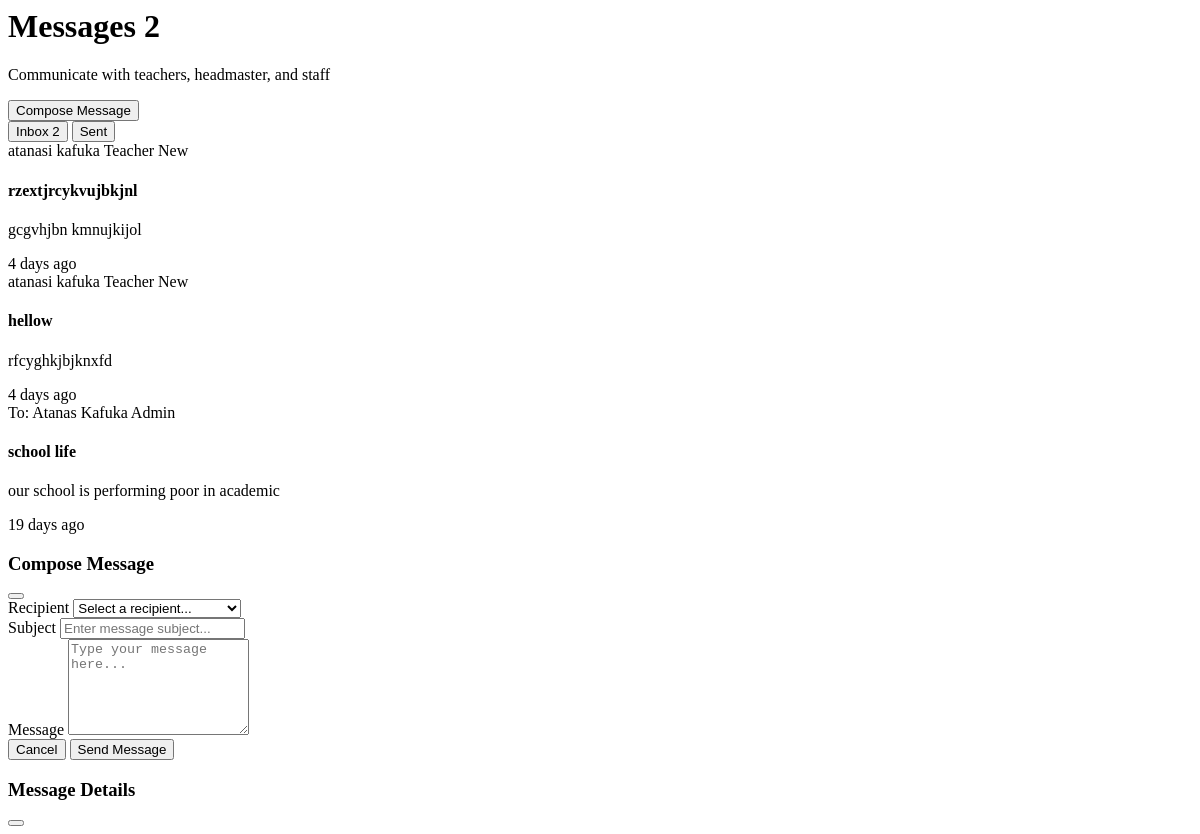
Page /student/messages/ (signed in) on the earlier database version.
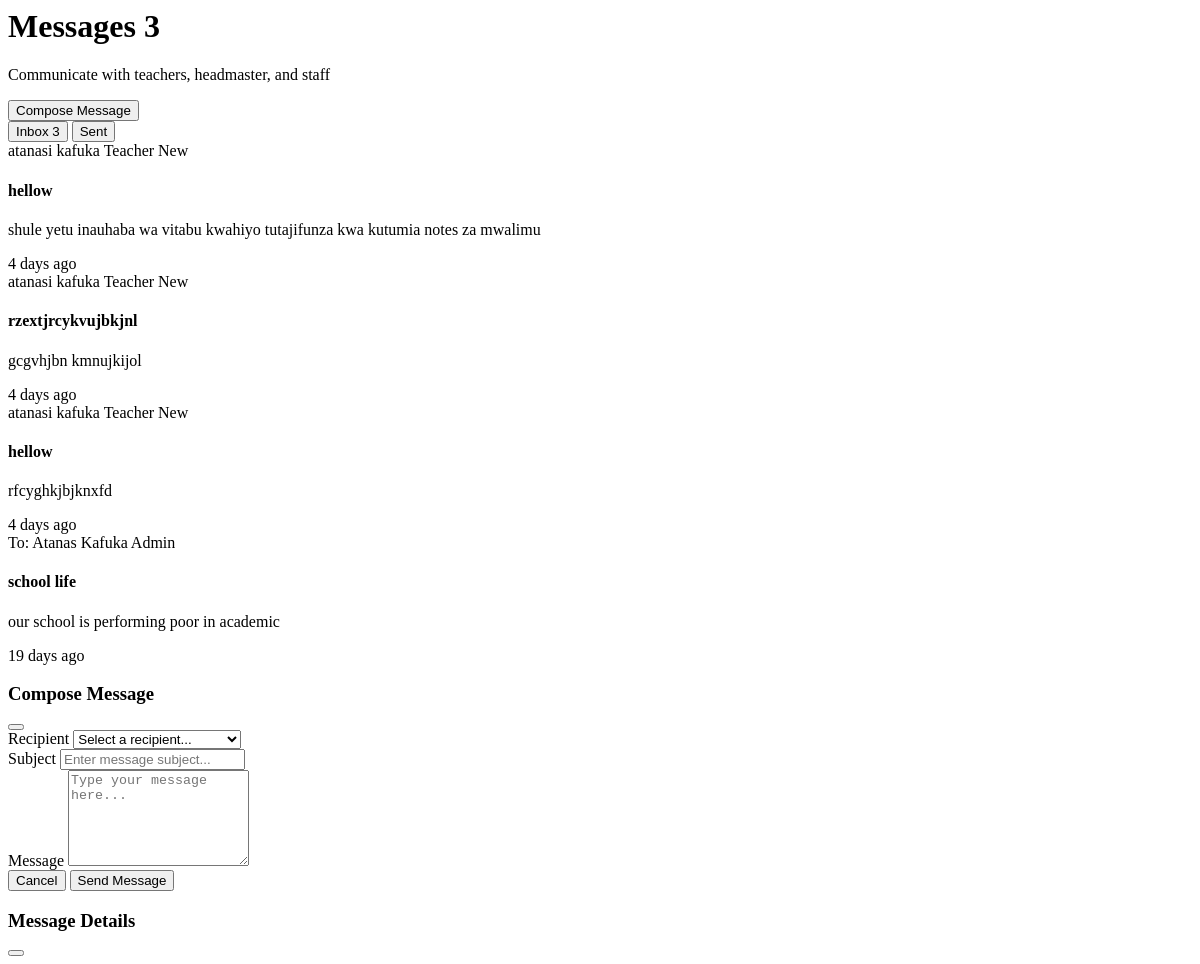
Same page on the later database version.
### core/models.py (models this page shows, shortened)
class Message(models.Model):
    sender = models.ForeignKey(User, related_name='sent_messages', on_delete=models.CASCADE)
    recipient = models.ForeignKey(User, related_name='received_messages', on_delete=models.CASCADE)
    subject = models.CharField(max_length=MAX_TITLE_LENGTH)
    body = models.TextField()
    sent_at = models.DateTimeField(auto_now_add=True)
    is_read = models.BooleanField(default=False)

### core/views.py (the view, shortened to what this page needs)
# urls.py: path('student/messages/', views.student_messages, name='student_messages'),
@login_required
@user_passes_test(is_student)
def student_messages(request):
    try:
        student = request.user.student_profile
    except StudentProfile.DoesNotExist:
        return redirect('student_dashboard')
    received_messages = Message.objects.filter(
        recipient=request.user
    ).select_related('sender').order_by('-sent_at')
    sent_messages = Message.objects.filter(
        sender=request.user
    ).select_related('recipient').order_by('-sent_at')
    unread_count = received_messages.filter(is_read=False).count()
    total_messages = received_messages.count() + sent_messages.count()
    for message in received_messages:
        message.days_ago = (timezone.now().date() - message.sent_at.date()).days
        message.is_recent = message.sent_at.date() >= timezone.now().date() - timezone.timedelta(days=7)
        message.sender_name = message.sender.get_full_name() or message.sender.username
        message.sender_role = 'Teacher' if message.sender.role == 'teacher' else ('Headmaster' if message.sender.role == 'headmaster' else ('Admin' if message.sender.role == 'admin' else 'Staff'))
    for message in sent_messages:
        message.days_ago = (timezone.now().date() - message.sent_at.date()).days
        message.is_recent = message.sent_at.date() >= timezone.now().date() - timezone.timedelta(days=7)
        message.recipient_name = message.recipient.get_full_name() or message.recipient.username
        message.recipient_role = 'Teacher' if message.recipient.role == 'teacher' else ('Headmaster' if message.recipient.role == 'headmaster' else ('Admin' if message.recipient.role == 'admin' else 'Staff'))
    from .models import User
    potential_recipients = User.objects.filter(
        Q(role='teacher') | Q(role='headmaster') | Q(role='admin')
    ).exclude(id=request.user.id).order_by('first_name', 'last_name')
    today = timezone.now().date()
    yesterday = today - timezone.timedelta(days=1)
    context = {
        'student': student,
        'received_messages': received_messages,
        'sent_messages': sent_messages,
        'unread_count': unread_count,
        'total_messages': total_messages,
        'potential_recipients': potential_recipients,
        'today': today,
        'yesterday': yesterday,
    }
    return render(request, 'core/student_parts/messages.html', context)

### core/utils.py (called while the page is built)
def is_student(user):
    return hasattr(user, 'student_profile')

### templates/core/student_parts/messages.html (shortened to what the changed rows need)
<div class="space-y-8">
    <div class="flex justify-between items-center">
        <div>
            <h1 class="text-3xl font-bold text-gray-900 flex items-center">
                Messages
                {% if unread_count > 0 %}
                <span class="ml-3 px-2 py-1 bg-red-500 text-white text-xs rounded-full">{{ unread_count }}</span>
                {% endif %}
            </h1>
        </div>
    </div>
    <div class="bg-white rounded-lg shadow border border-gray-200">
        <div class="border-b border-gray-200">
            <nav class="flex -mb-px">
                <button onclick="showTab('received')" id="received-tab" class="tab-button px-6 py-3 border-b-2 border-green-500 text-green-600 font-medium">
                     Inbox
                    {% if unread_count > 0 %}
                    <span class="ml-2 bg-red-500 text-white text-xs rounded-full px-2">{{ unread_count }}</span>
                    {% endif %}
                </button>
            </nav>
        </div>
        <div id="received-content" class="tab-content p-6">
            {% if received_messages %}
                <div class="space-y-4">
                    {% for message in received_messages %}
                    <div class="message-item {% if not message.is_read %}bg-blue-50 border-l-4 border-blue-500{% else %}bg-gray-50{% endif %} p-4 rounded-lg hover:shadow-md transition-shadow cursor-pointer" onclick="viewMessage({{ message.id }})">
                        <div class="flex justify-between items-start">
                            <div class="flex-1">
                                <div class="flex items-center mb-2">
                                    <span class="font-semibold text-gray-900">{{ message.sender_name }}</span>
                                    <span class="ml-2 px-2 py-1 bg-gray-200 text-gray-600 text-xs rounded-full">{{ message.sender_role }}</span>
                                    {% if not message.is_read %}
                                    <span class="ml-2 px-2 py-1 bg-blue-500 text-white text-xs rounded-full">New</span>
                                    {% endif %}
                                </div>
                                <h4 class="font-medium text-gray-900 mb-1">{{ message.subject }}</h4>
                                <p class="text-gray-600 text-sm line-clamp-2">{{ message.body|truncatewords:20 }}</p>
                            </div>
                            <div class="text-right ml-4">
                                <span class="text-xs text-gray-500">
                                    {% if message.days_ago == 0 %}Today{% elif message.days_ago == 1 %}Yesterday{% else %}{{ message.days_ago }} days ago{% endif %}
                                </span>
                            </div>
                        </div>
                    </div>
                    {% endfor %}
                </div>
            {% else %}
                <div class="text-center py-8">
                    <i class="fas fa-envelope-open text-4xl text-gray-300 mb-3"></i>
                    <p class="text-gray-500">No messages in your inbox</p>
                </div>
            {% endif %}
        </div>
        <div id="sent-content" class="tab-content p-6 hidden">
            {% if sent_messages %}
                <div class="space-y-4">
                    {% for message in sent_messages %}
                    <div class="message-item bg-gray-50 p-4 rounded-lg hover:shadow-md transition-shadow cursor-pointer" onclick="viewMessage({{ message.id }})">
                        <div class="flex justify-between items-start">
                            <div class="flex-1">
                                <div class="flex items-center mb-2">
                                    <span class="font-semibold text-gray-900">To: {{ message.recipient_name }}</span>
                                    <span class="ml-2 px-2 py-1 bg-gray-200 text-gray-600 text-xs rounded-full">{{ message.recipient_role }}</span>
                                </div>
                                <h4 class="font-medium text-gray-900 mb-1">{{ message.subject }}</h4>
                                <p class="text-gray-600 text-sm line-clamp-2">{{ message.body|truncatewords:20 }}</p>
                            </div>
                            <div class="text-right ml-4">
                                <span class="text-xs text-gray-500">
                                    {% if message.days_ago == 0 %}Today{% elif message.days_ago == 1 %}Yesterday{% else %}{{ message.days_ago }} days ago{% endif %}
                                </span>
                            </div>
                        </div>
                    </div>
                    {% endfor %}
                </div>
            {% else %}
                <div class="text-center py-8">
                    <i class="fas fa-paper-plane text-4xl text-gray-300 mb-3"></i>
                    <p class="text-gray-500">No sent messages</p>
                </div>
            {% endif %}
        </div>
    </div>
</div>

Differences in the rows shown:
added Message: sender_name "atanasi kafuka", sender_role "Teacher", is_read "New", subject "hellow", body "shule yetu inauhaba wa vitabu kwahiyo tutajifunza kwa kutumia notes za mwalimu", days_ago "4", shown under "Messages 3"
Other differences:
{{ unread_count }}: "2" → "3"
